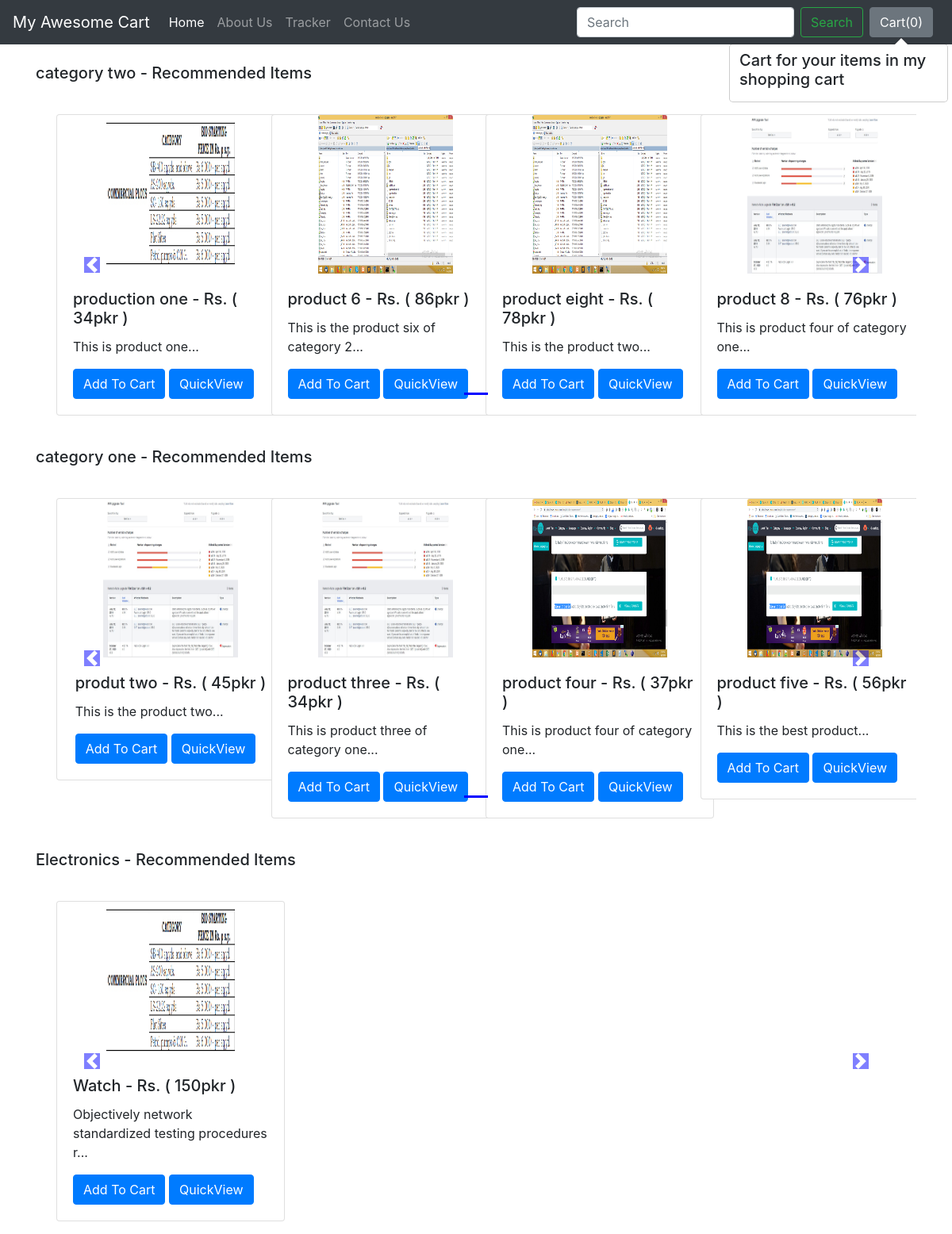
The app's page /shop/ with its own data.
### shop/models.py (models this page shows)
class Product(models.Model):
    product_id = models.AutoField
    product_name = models.CharField(max_length=50)
    category = models.CharField(max_length=50, default="")
    subcategory = models.CharField(max_length=50, default="")
    price = models.IntegerField(default=0)
    desc = models.CharField(max_length=300)
    pub_date = models.DateField()
    image = models.ImageField(upload_to='shop/images', default="")
    def __str__(self):
        return self.product_name

### shop/views.py (the view)
# urls.py: path("", views.index, name="blogIndex"),
def index(request):
    categ = Product.objects.distinct().values("category")
    allprod = []
    for cat in categ:
        prod = Product.objects.filter(category = cat['category'])
        n = len(prod)
        item = math.ceil(n/4)
        allprod.append({"prods":prod, "length":n, "nav":range(0, item-1), "categ":cat['category']})
    total_prods = {"prods": allprod}
    return render(request, "shop/index.html", total_prods)

### shop/templates/shop/index.html (shortened to what this page needs)
{% extends 'shop/basic.html' %}
{% block body %}
{% load static %}
<div class="container">
   {% for j in prods %}
    <h5 class="my-4"> {{ j.categ }} - Recommended Items</h5>
    <div class="row" >
  <div id="demo_{{forloop.counter}}" class="col carousel slide my-3" data-ride="carousel">
    <ul class="carousel-indicators">
      {% for i in j.nav %}
        <li data-target="#demo_{{i}}" data-slide-to="{{i}}" {% if i == 0 %} class="active"  {% endif %} ></li>
      {% endfor %}
    </ul>
      <div class="container carousel-inner no-padding">
        {% if j.length > 0 %}
          <div class="carousel-item active">
            {% for i in j.prods %}
                  <div class="col-xs-3 col-sm-3 col-md-3">
                    <div class="card align-items-center" style="width: 18rem;">
                      <img src='/media/{{i.image}}' class="card-img-top" alt="...">
                      <div class="card-body">
                          <h5 class="card-title" id="namepr{{i.id}}" >{{i.product_name}} - Rs. ( {{i.price}}pkr )</h5>
                           <p class="card-text">{{i.desc|slice:"0:53"}}...</p>
                            <span id="divpr{{i.id}}" class="divpr">
                                <button id="pr{{i.id}}" class="btn btn-primary cart">Add To Cart</button>
                            </span>
                          <a href="/shop/products/{{i.id}}"><button id="qv{{i.id}}" class="btn btn-primary">QuickView</button></a>
                      </div>
                    </div>
                 </div>
              {% if forloop.counter|divisibleby:4 and forloop.counter > 0 and not forloop.last %}
                </div>
                <div class="carousel-item">
              {% endif %}
            {% endfor %}
          </div>
        {% endif %}
      </div>
    <a class="carousel-control-prev" href="#demo_{{forloop.counter}}" data-slide="prev">
        <span class="carousel-control-prev-icon"></span>
    </a>
      <a class="carousel-control-next" href="#demo_{{forloop.counter}}" data-slide="next">
        <span class="carousel-control-next-icon"></span>
    </a>
</div>
</div>
   {% endfor %}
</div>
 {% endblock %}

### shop/templates/shop/basic.html (shortened to what this page needs)
<!doctype html>
<html lang="en">
  <head>
    <link rel="stylesheet" href="https://stackpath.bootstrapcdn.com/bootstrap/4.2.1/css/bootstrap.min.css">
  </head>
  <body>
    <nav class="navbar navbar-expand-lg navbar-dark bg-dark">
  <a class="navbar-brand" href="/shop">My Awesome Cart</a>
  <div class="collapse navbar-collapse" id="navbarSupportedContent">
    <ul class="navbar-nav mr-auto">
      <li class="nav-item active">
        <a class="nav-link" href="/shop">Home <span class="sr-only">(current)</span></a>
      </li>
      <li class="nav-item">
        <a class="nav-link" href="/shop/about">About Us</a>
      </li>
      <li class="nav-item">
        <a class="nav-link" href="/shop/tracker">Tracker</a>
      </li>
      <li class="nav-item">
        <a class="nav-link" href="/shop/contact">Contact Us</a>
      </li>
    </ul>
    <form class="form-inline my-2 my-lg-0">
      <input class="form-control mr-sm-2" type="search" placeholder="Search" aria-label="Search">
      <button class="btn btn-outline-success my-2 my-sm-0" type="submit">Search</button>
    </form>
    <button type="button" class="btn btn-secondary mx-2" id="popcart" data-container="body" data-toggle="popover" data-placement="bottom" data-html="true" data-content="Vivamus
sagittis lacus vel augue laoreet rutrum faucibus.">
  Cart(<span id="cart">0</span>)
</button>
  </div>
</nav>
  {% block body %} {% endblock %}
  </body>
</html>

### records on screen
Product: image (picture), product_name "production one", price "34", desc "This is product one"
Product: image (picture), product_name "product 6", price "86", desc "This is the product six of category 2"
Product: image (picture), product_name "product eight", price "78", desc "This is the product two"
Product: image (picture), product_name "product 8", price "76", desc "This is product four of category one"
Product: image (picture), product_name "produt two", price "45", desc "This is the product two"
Product: image (picture), product_name "product three", price "34", desc "This is product three of category one"
Product: image (picture), product_name "product four", price "37", desc "This is product four of category one"
Product: image (picture), product_name "product five", price "56", desc "This is the best product"
Product: image (picture), product_name "Watch", price "150", desc "Objectively network standardized testing procedures r"

### other values on screen
{{ j.categ }} "category two" "category one" "Electronics"
